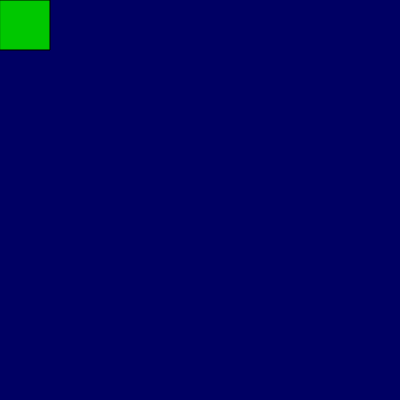
Frame 1 (no input)
Frame 60 (no input): identical to frame 1, image omitted
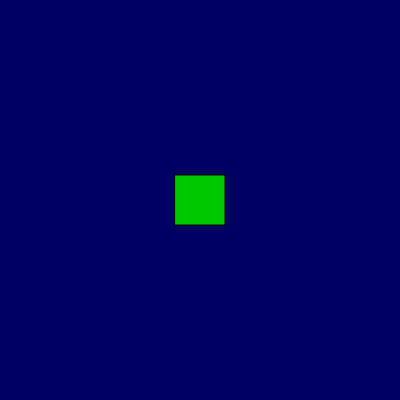
Frame 120 (the mouse pressed at the canvas centre since frame 60)

The p5.js sketch that drew these frames (run headless with seeded random() and noise() and a simulated clock; from frame 60 on, the mouse is pressed at the canvas centre):

// p5.js sketch
// ── sketch.js
let x;
let y;
function setup(){
    createCanvas(400,400)
    noStroke;
}
function draw(){
    background(0,0,100);
    rectMode(CENTER)
    fill(100,200,300);
    x=mouseX
    y=mouseY
   
    fill(0,200,0);
    if(x>375){
        x=375;
    }
if(y<25){
    y=25;
}
if(x<25){
    x=25
}
if(y>375){
    y=375;
}
square(x,y,50);

}
    
